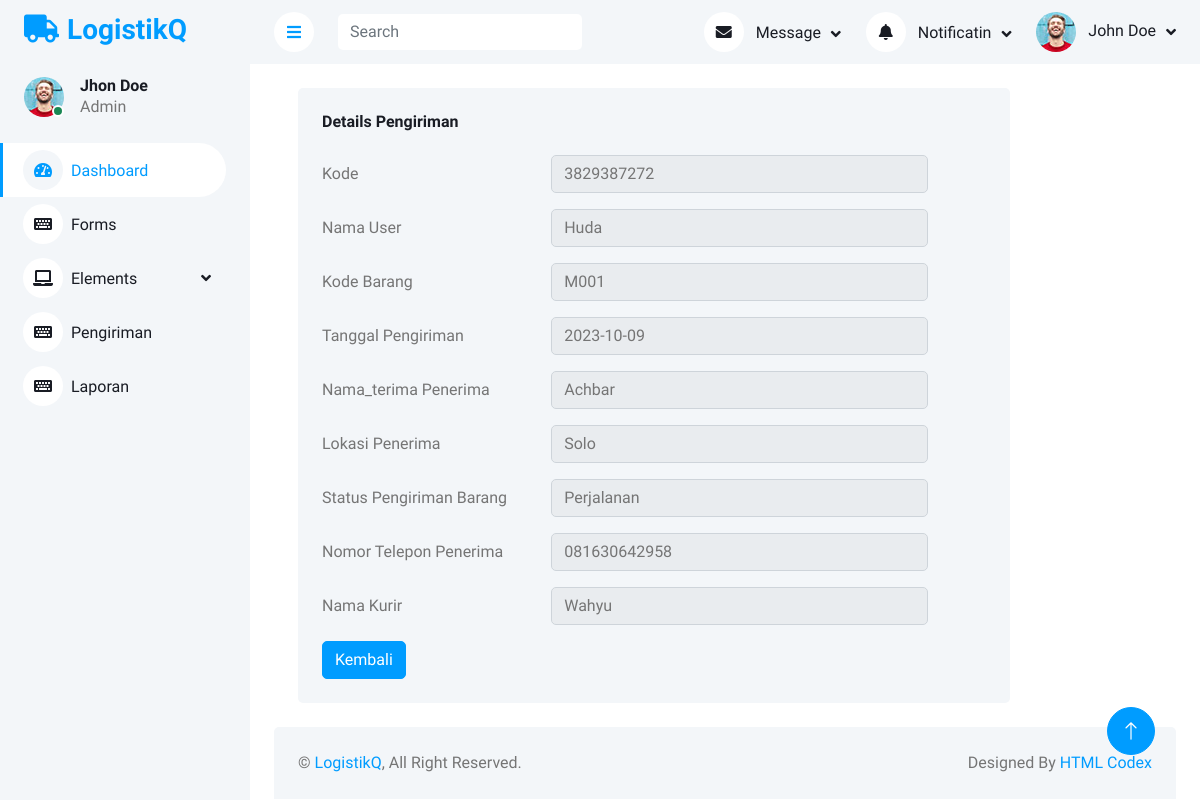
The page /LogistikQ/index.php?url=Pages/Kirim/kirim_detail&id=2 on the database its author committed.
### tables this page shows
CREATE TABLE `pengiriman` (
  `id` int(11) NOT NULL,
  `kode` varchar(45) NOT NULL,
  `id_user` int(11) NOT NULL,
  `kode_barang` varchar(45) NOT NULL,
  `tanggal` date NOT NULL,
  `nama_penerima` varchar(45) NOT NULL,
  `lokasi_tujuan` varchar(225) NOT NULL,
  `status_pengiriman` varchar(45) NOT NULL,
  `nomor_telp_penerima` varchar(45) NOT NULL,
  `kurir_id` int(11) NOT NULL
);

CREATE TABLE `user` (
  `id` int(11) NOT NULL,
  `nama` varchar(75) NOT NULL,
  `username` varchar(45) NOT NULL,
  `password` varchar(225) NOT NULL,
  `nomor_telepon` varchar(16) NOT NULL,
  `alamat` varchar(45) NOT NULL
);

CREATE TABLE `kurir` (
  `id` int(11) NOT NULL,
  `nama` varchar(45) NOT NULL,
  `nomor_telepon` varchar(45) NOT NULL,
  `jadwal` varchar(45) DEFAULT NULL
);

### LogistikQ/models/pengiriman.php (called while the page is built, shortened)
<?php
class pengiriman{
    private $koneksi;
    public function __construct() {
        global $dbh;
        $this->koneksi = $dbh;
    }
    public function getKirim($id) {
        $sql = "SELECT p.*,
                u.nama AS nama_user, k.nama AS nama_kurir
                FROM pengiriman p
                INNER JOIN user u ON u.id = p.id_user
                INNER JOIN kurir k ON k.id = p.kurir_id
                where p.id = ?";
        $ps = $this->koneksi->prepare($sql);
        $ps->execute([$id]);
        $rs = $ps->fetch();
        return $rs;
    }
}
?>

### LogistikQ/Pages/Kirim/kirim_detail.php (the view)
<?php
$id = $_REQUEST['id'];
$model = new pengiriman();
$kirim = $model->getKirim($id);
?>
<div class="container-fluid pt-4 px-4">
    <div class="col-sm-12 col-xl-10">
        <div class="bg-light rounded h-100 p-4">
            <h6 class="mb-4">Details Pengiriman</h6>
            <form>
                <div class="row mb-3">
                    <label for="kode" class="col-sm-4 col-form-label">Kode</label>
                    <div class="col-sm-7">
                        <input type="text" class="form-control" id="kode" value="<?= $kirim['kode']; ?>" disabled>
                    </div>
                </div>
                <div class="row mb-3">
                    <label for="nama" class="col-sm-4 col-form-label">Nama User</label>
                    <div class="col-sm-7">
                        <input type="text" class="form-control" id="nama" value="<?= $kirim['nama_user']; ?>" disabled>
                    </div>
                </div>
                <div class="row mb-3">
                    <label for="Kode_barang" class="col-sm-4 col-form-label">Kode Barang</label>
                    <div class="col-sm-7">
                        <input type="text" class="form-control" id="Kode_barang" value="<?= $kirim['kode_barang']; ?>" disabled>
                    </div>
                </div>
                <div class="row mb-3">
                    <label for="tgl_kirim" class="col-sm-4 col-form-label">Tanggal Pengiriman</label>
                    <div class="col-sm-7">
                        <input type="text" class="form-control" id="tgl_kirim" value="<?= $kirim['tanggal']; ?>" disabled>
                    </div>
                </div>
                <div class="row mb-3">
                    <label for="nama_terima" class="col-sm-4 col-form-label">Nama_terima Penerima</label>
                    <div class="col-sm-7">
                        <input type="text" class="form-control" id="nama_terima" value="<?= $kirim['nama_penerima']; ?>" disabled>
                    </div>
                </div>
                <div class="row mb-3">
                    <label for="lokasi" class="col-sm-4 col-form-label">Lokasi Penerima</label>
                    <div class="col-sm-7">
                        <input type="text" class="form-control" id="lokasi" value="<?= $kirim['lokasi_tujuan']; ?>" disabled>
                    </div>
                </div>
                <div class="row mb-3">
                    <label for="status" class="col-sm-4 col-form-label">Status Pengiriman Barang</label>
                    <div class="col-sm-7">
                        <input type="text" class="form-control" id="status" value="<?= $kirim['status_pengiriman']; ?>" disabled>
                    </div>
                </div>
                <div class="row mb-3">
                    <label for="telp" class="col-sm-4 col-form-label">Nomor Telepon Penerima</label>
                    <div class="col-sm-7">
                        <input type="text" class="form-control" id="telp" value="<?= $kirim['nomor_telp_penerima']; ?>" disabled>
                    </div>
                </div>
                <div class="row mb-3">
                    <label for="nama_kurir" class="col-sm-4 col-form-label">Nama Kurir</label>
                    <div class="col-sm-7">
                        <input type="text" class="form-control" id="nama_kurir" value="<?= $kirim['nama_kurir']; ?>" disabled>
                    </div>
                </div>
                <a href="index.php?url=Pages/Kirim/dtKirim"><button type="button" class="btn btn-primary">Kembali</button></a>
            </form>
        </div>
    </div>
</div>

### LogistikQ/css/style.css (style rules this page uses)
:root { --primary: #009CFF; --light: #F3F6F9; --dark: #191C24; }
.btn { transition: .5s; }
.btn.btn-primary { color: #FFFFFF; }

### rows shown on the page
pengiriman: kode "3829387272", id_user.nama "Huda", kode_barang "M001", tanggal "2023-10-09", nama_penerima "Achbar", lokasi_tujuan "Solo", status_pengiriman "Perjalanan", nomor_telp_penerima "081630642958", kurir.nama "Wahyu"
